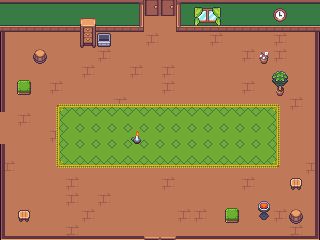

The image is a tile-based game level rendered from a .tmx file. Its description and complete source (layers, tilesets, objects, tile grids) follow:
An orthogonal 20x15 tile map with 16x16 px tiles, 3 tile layers (Desen Katmanı 1, Desen Katmanı 2, Desen Katmanı 3).

<map version="1.10" tiledversion="1.12.1" orientation="orthogonal" renderorder="right-down" width="20" height="15" tilewidth="16" tileheight="16" infinite="0" nextlayerid="4" nextobjectid="1">
 <tileset firstgid="1" source="interior_tiles.tsx" />
 <layer id="1" name="Desen Katmanı 1" width="20" height="15">
  <data encoding="csv">
7,7,7,7,7,7,7,7,7,289,289,7,7,7,7,7,7,7,7,7,
55,55,55,55,55,55,55,55,55,289,289,55,55,55,55,55,55,55,55,55,
289,289,289,289,289,289,289,289,289,290,289,289,289,290,289,289,289,290,289,289,
289,289,289,289,289,289,290,289,289,289,289,289,289,289,289,290,289,290,289,289,
289,289,289,289,289,290,289,289,290,289,290,289,289,289,289,289,289,289,289,289,
289,289,289,290,289,289,289,289,289,289,290,289,289,289,289,290,289,289,289,289,
289,289,289,289,289,289,289,290,289,289,289,289,289,289,289,289,289,289,290,289,
289,290,289,289,289,289,66,66,66,66,66,66,66,66,66,66,66,289,289,289,
289,289,289,290,289,289,289,289,289,290,289,289,289,289,289,289,289,289,289,289,
289,289,289,289,289,290,289,289,289,289,289,290,289,290,289,289,290,289,289,289,
290,289,289,289,289,289,289,289,289,289,289,289,289,289,289,289,289,289,289,290,
289,289,289,289,290,289,289,289,289,289,290,289,289,289,289,290,289,289,289,289,
289,289,289,289,290,289,290,289,289,289,289,289,289,289,289,289,289,289,289,289,
289,290,289,289,289,290,289,289,289,289,289,290,290,289,289,289,289,290,289,289,
289,289,289,289,290,289,289,289,289,289,289,289,289,289,289,289,289,289,290,289
</data>
 </layer>
 <layer id="2" name="Desen Katmanı 2" width="20" height="15">
  <data encoding="csv">
0,0,0,0,0,0,0,0,196,218,218,194,15,16,0,0,0,0,0,0,
0,0,0,0,0,552,0,0,244,0,0,242,63,64,0,0,0,0,0,0,
629,0,0,0,0,600,68,0,0,0,0,0,0,0,0,0,0,0,0,625,
629,0,0,0,0,0,0,0,0,0,0,0,0,0,0,0,451,0,0,625,
629,0,0,0,0,0,0,0,0,0,0,0,0,0,0,0,0,449,0,625,
629,256,0,0,0,0,0,0,0,0,0,0,0,0,0,0,0,497,0,625,
629,0,0,305,306,306,306,306,306,306,306,306,306,306,306,306,306,307,0,625,
0,0,0,353,354,354,354,354,354,354,354,354,354,354,354,354,354,355,0,625,
0,0,0,353,354,354,354,354,354,354,354,354,354,354,354,354,354,355,0,625,
629,0,0,353,354,354,354,354,354,354,354,354,354,354,354,354,354,355,0,625,
629,0,0,401,402,402,402,402,402,402,402,402,402,402,402,402,402,403,0,625,
629,0,0,0,0,0,0,0,0,0,0,0,0,0,0,0,0,0,0,625,
629,0,0,0,0,0,0,0,0,0,0,0,0,0,0,0,0,0,0,625,
629,0,0,0,0,0,0,0,0,0,0,0,0,0,256,0,0,0,0,625,
580,531,531,531,531,531,531,531,531,170,170,531,531,531,531,531,531,531,531,578
</data>
 </layer>
 <layer id="3" name="Desen Katmanı 3" width="20" height="15">
  <data encoding="csv">
0,0,0,0,0,0,0,0,0,0,0,0,107,108,0,0,0,653,0,0,
0,0,0,0,0,0,0,0,0,0,0,0,155,156,0,0,0,701,0,0,
0,0,0,0,0,0,0,0,0,0,0,0,0,0,0,0,0,0,0,0,
0,0,738,0,0,0,0,0,0,0,0,0,0,0,0,0,0,0,0,0,
0,0,0,0,0,0,0,0,0,0,0,0,0,0,0,0,0,0,0,0,
0,0,0,0,0,0,0,0,0,0,0,0,0,0,0,0,0,0,0,0,
0,0,0,0,0,0,0,0,0,0,0,0,0,0,0,0,0,0,0,0,
0,0,0,0,0,0,0,0,0,0,0,0,0,0,0,0,0,0,0,0,
0,0,0,0,0,0,0,0,533,0,0,0,0,0,0,0,0,0,0,0,
0,0,0,0,0,0,0,0,0,0,0,0,0,0,0,0,0,0,0,0,
0,0,0,0,0,0,0,0,0,0,0,0,0,0,0,0,0,0,0,0,
0,0,0,0,0,0,0,0,0,0,0,0,0,0,0,0,0,0,345,0,
0,0,0,0,0,0,0,0,0,0,0,0,0,0,0,0,535,0,0,0,
0,345,0,0,0,0,0,0,0,0,0,0,0,0,0,0,583,0,738,0,
0,0,0,0,0,0,0,0,0,0,0,0,0,0,0,0,0,0,0,0
</data>
 </layer>
</map>
